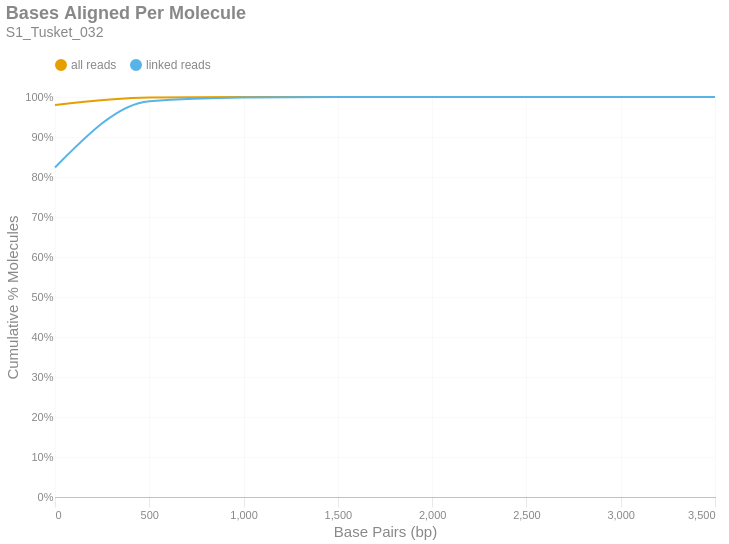

Notebook code for this chart:
### Markdown cell above
### Bases Aligned Per Molecule
This is a cumulative frequency distribution showing the number of base pairs aligned per unique molecule. These data are shown in 500 bp bins. There are two distributions: one with `all reads` (yellow) and another with only `linked reads` (blue). The percent of molecules in the `linked reads` distribution is relative to the total number of linked molecules.

### Code cell
if SKIPLR:
    print_html(f"Skipped")
else:
    binned_df = consolidated_hist(valids['aligned_bp'], mask, 500, True)
    with SafeRender(binned_df):
        (
            density_plot(binned_df, 'Bases Aligned Per Molecule', samplename, 'basesper')
            .encode(
                x=alt.X('bin:Q', title="Base Pairs (bp)").axis(tickMinStep=500).scale(padding=0),
                y=alt.Y('value:Q', title='Cumulative % Molecules')
                    .axis(format='%')
                    .scale(domain = [0,1])
                    .stack(False),
                color=alt.Color("key:N").scale(domain = ["all reads", "linked reads"]),
                tooltip = [
                    alt.Tooltip("key:N", title = "Data Type"),
                    alt.Tooltip("range_label:N", title="Bases Aligned Per Molecule"),
                    alt.Tooltip("value:Q", format = ".2%", title="% Molecules (Cum.)")
                ]
            )
        ).display()

### Figure 1 — Vega-Lite specification as saved in the notebook (floating-point values rounded to 4 significant figures)
{"width": "container", "height": 400, "config": {"title": {"anchor": "start", "dy": -15, "fontSize": 18, "color": "#888888", "subtitleColor": "#888888", "subtitleFontSize": 14}, "arc": {"fill": "#0072B2"}, "axis": {"domainColor": "#888888", "domainWidth": 0.5, "gridWidth": 0.2, "grid": false, "titleFontWeight": 400, "titleFontSize": 15, "labelFontSize": 11, "labelColor": "#888888", "tickColor": "#888888", "tickWidth": 0.2, "titleColor": "#888888"}, "axisBand": {"grid": false}, "axisX": {"grid": true, "tickSize": 10, "domainCap": "round"}, "axisY": {"domain": false, "grid": true, "tickSize": 0, "domainCap": "round"}, "background": "transparent", "header": {"labelFontSize": 15, "labelColor": "#888888", "titleFontSize": 15, "titleFontWeight": 600, "titleColor": "#888888"}, "legend": {"labelFont": "sans-serif", "labelFontSize": 12, "labelColor": "#888888", "symbolSize": 100, "symbolType": "circle", "titleFontSize": 12, "titlePadding": 10, "titleColor": "#888888", "title": null, "orient": "top"}, "range": {"category": ["#E69F00", "#56B4E9", "#009E73", "#F0E442", "#0072B2", "#D55E00", "#CC79A7", "#000000"], "diverging": ["#cfe8f3", "#a2d4ec", "#73bfe2", "#46abdb", "#1696d2", "#12719e"]}, "area": {"fill": "#0072B2", "fillOpacity": 0.7, "line": true, "strokeOpacity": 0.7}, "line": {"color": "#0072B2", "stroke": "#0072B2", "strokeWidth": 2}, "trail": {"color": "#0072B2", "stroke": "#0072B2", "strokeWidth": 0, "size": 1}, "point": {"filled": true, "fillOpacity": 1.0, "size": 95}, "text": {"color": "#888888", "fontSize": 11, "align": "right", "fontWeight": 400, "size": 11}, "bar": {"fill": "#0072B2", "stroke": null}, "view": {"stroke": null, "continuousWidth": 660, "continuousHeight": 400}}, "data": {"name": "data-d50345b62ca0bb3cba4ba1d17360b128"}, "mark": {"type": "line", "interpolate": "monotone", "point": {"opacity": 0, "size": 275}}, "encoding": {"color": {"field": "key", "scale": {"domain": ["all reads", "linked reads"]}, "type": "nominal"}, "tooltip": [{"field": "key", "title": "Data Type", "type": "nominal"}, {"field": "range_label", "title": "Bases Aligned Per Molecule", "type": "nominal"}, {"field": "value", "format": ".2%", "title": "% Molecules (Cum.)", "type": "quantitative"}], "x": {"axis": {"tickMinStep": 500}, "field": "bin", "scale": {"padding": 0}, "title": "Base Pairs (bp)", "type": "quantitative"}, "y": {"axis": {"format": "%"}, "field": "value", "scale": {"domain": [0, 1]}, "stack": false, "title": "Cumulative % Molecules", "type": "quantitative"}}, "params": [{"name": "param_c36ac31b6afebe62", "select": {"type": "point", "fields": ["key"]}, "bind": "legend"}], "title": {"text": "Bases Aligned Per Molecule", "subtitle": "S1_Tusket_032"}, "transform": [{"fold": ["all reads (cumsum)", "linked reads (cumsum)"]}, {"calculate": "replace(datum.key, ' (cumsum)', '')", "as": "key"}, {"filter": {"param": "param_c36ac31b6afebe62"}}], "usermeta": {"embedOptions": {"downloadFileName": "S1_Tusket_032.basesper"}}, "$schema": "https://vega.github.io/schema/vega-lite/v6.1.0.json", "datasets": {"data-d50345b62ca0bb3cba4ba1d17360b128": [{"bin": "0.0", "interval": "0.0-500.0", "all reads": 0.9801, "linked reads": 0.8239, "all reads (cumsum)": 0.9801, "linked reads (cumsum)": 0.8239, "range_label": "0-499"}, {"bin": "500.0", "interval": "500.0-1000.0", "all reads": 0.01871, "linked reads": 0.1656, "all reads (cumsum)": 0.9988, "linked reads (cumsum)": 0.9895, "range_label": "500-999"}, {"bin": "1000.0", "interval": "1000.0-1500.0", "all reads": 0.001034, "linked reads": 0.009325, "all reads (cumsum)": 0.9999, "linked reads (cumsum)": 0.9988, "range_label": "1000-1499"}, {"bin": "1500.0", "interval": "1500.0-2000.0", "all reads": 0.0001127, "linked reads": 0.001022, "all reads (cumsum)": 1.0, "linked reads (cumsum)": 0.9998, "range_label": "1500-1999"}, {"bin": "2000.0", "interval": "2000.0-2500.0", "all reads": 1.287e-05, "linked reads": 0.0001171, "all reads (cumsum)": 1.0, "linked reads (cumsum)": 1.0, "range_label": "2000-2499"}, {"bin": "2500.0", "interval": "2500.0-3000.0", "all reads": 3.443e-06, "linked reads": 3.132e-05, "all reads (cumsum)": 1.0, "linked reads (cumsum)": 1.0, "range_label": "2500-2999"}, {"bin": "3000.0", "interval": "3000.0-3500.0", "all reads": 5.437e-07, "linked reads": 4.946e-06, "all reads (cumsum)": 1.0, "linked reads (cumsum)": 1.0, "range_label": "3000-3499"}, {"bin": "3500.0", "interval": "3500.0-4000.0", "all reads": 1.812e-07, "linked reads": 1.649e-06, "all reads (cumsum)": 1.0, "linked reads (cumsum)": 1.0, "range_label": "3500-3999"}]}}
